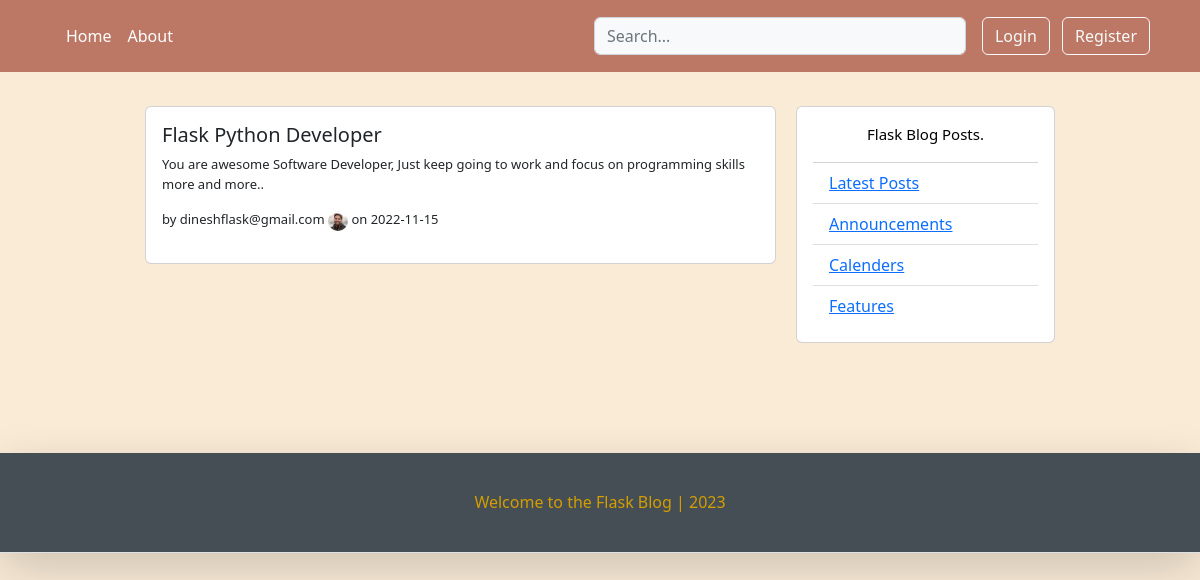
Page /post/9 on the committed database.
### flaskblog/models.py (models this page shows, shortened)
class BlogPost(db.Model):
    id          = db.Column(db.Integer, primary_key=True)
    title       = db.Column(db.String(120), nullable=False)
    date_posted = db.Column(db.DateTime, nullable=False, default=datetime.utcnow)
    content     = db.Column(db.Text, nullable=False)
    user_id     = db.Column(db.Integer, db.ForeignKey('user.id'), nullable=False)

class User(db.Model, UserMixin):
    id          = db.Column(db.Integer, primary_key=True)
    username    = db.Column(db.String(25), unique=True, nullable=False)
    email       = db.Column(db.String(130), unique=True, nullable=False)
    image_file  = db.Column(db.String(35), nullable=False, default="default.jpg")
    password    = db.Column(db.String(65), nullable=False)
    posts       = db.relationship('BlogPost', backref='author', lazy=True)

### flaskblog/posts/routes.py (the view)
@posts.route("/post/<int:post_id>")
def post(post_id):
    post = BlogPost.query.get_or_404(post_id)
    return render_template(template_name_or_list='post.html', title=post.title, post=post)

### flaskblog/templates/post.html (shortened to what this page needs)
{% extends "home.html" %}
{% block content %}
<div class="container">
	<div class="row">
		<div class="left-column col-lg-7 offset-lg-1">
			<div class="d-lg-block mb-3">
				<div class="card d-lg-flex flex-column p-3">
					<h5> {{ post.title }} </h5>
					<p style="font-size: small;" > {{ post.content }}</p>
					<p style="font-size: small;" href="{{ url_for('users.user_posts', username=post.author.username) }}">
						by {{ post.author.username }} </a> <img height="20px" width="20px" class="rounded-circle"
																src="{{ url_for('static', filename='images/'+ post.author.image_file) }}"
																alt="..."> on {{ post.date_posted.strftime('%Y-%m-%d') }}</p>
				</div>
			</div>
		</div>
		<div class="right-column col-sm-3 d-lg-flex d-flex flex-column">
			<div class="card create-post-bar d-flex flex-column p-3">
				<p class="lead"> Flask Blog Posts.</p>
				<ul class="list-group list-group-flush">
					<li class="list-group-item"><a href="#"> Latest Posts </a></li>
					<li class="list-group-item"><a href="#"> Announcements  </a></li>
					<li class="list-group-item"><a href="#"> Calenders </a></li>
					<li class="list-group-item"><a href="#"> Features </a></li>
				</ul>
			</div>
		</div>
	</div>
</div>
{% endblock content %}

### flaskblog/static/main.css (style rules this page uses)
body { background-color: antiquewhite; }

### flaskblog/templates/post.html (style rules this page uses)
.left-column { padding: 10px; margin-bottom: 100px; }
.right-column { color: black; padding: 10px; margin-bottom: 100px; }
.lead { font-size: 15px; color: black; text-align: center; }

### rows in the picture
BlogPost: title "Flask Python Developer", content "You are awesome Software Developer, Just keep going to work and focus on programming skills more and more..", date_posted "2022-11-15"
User: author.username "dineshflask@gmail.com", image_file (picture)
